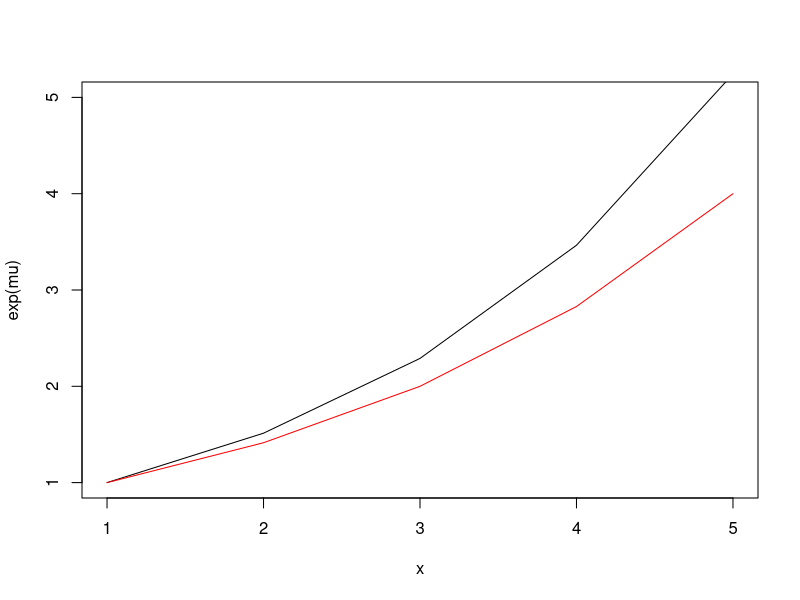

Reproduce this figure in R.
PerChange<-300
y<-5
Trend<-(PerChange/100+1)^(1/(y-1))-1
lambda<-(PerChange/100+1)^(1/(y-1))
x<-1:y
mu<-Trend*(x-1)
lf<-log(lambda)*(x-1)
plot(x,exp(mu),type="l",ylim=c(1,5))
lines(x,exp(lf),col="red")